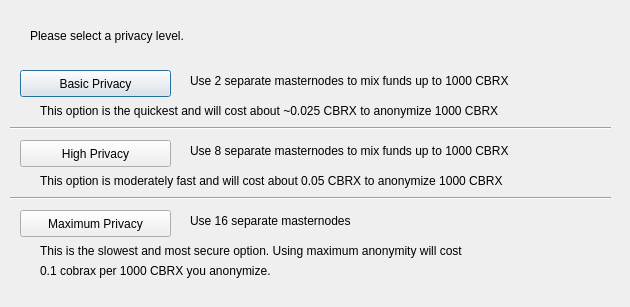
<?xml version="1.0" encoding="UTF-8"?>
<ui version="4.0">
 <class>DarksendConfig</class>
 <widget class="QDialog" name="DarksendConfig">
  <property name="geometry">
   <rect>
    <x>0</x>
    <y>0</y>
    <width>630</width>
    <height>307</height>
   </rect>
  </property>
  <property name="windowTitle">
   <string>Configure Darksend</string>
  </property>
  <widget class="QPushButton" name="buttonBasic">
   <property name="geometry">
    <rect>
     <x>20</x>
     <y>70</y>
     <width>151</width>
     <height>27</height>
    </rect>
   </property>
   <property name="text">
    <string>Basic Privacy</string>
   </property>
  </widget>
  <widget class="QPushButton" name="buttonHigh">
   <property name="geometry">
    <rect>
     <x>20</x>
     <y>140</y>
     <width>151</width>
     <height>27</height>
    </rect>
   </property>
   <property name="text">
    <string>High Privacy</string>
   </property>
  </widget>
  <widget class="QPushButton" name="buttonMax">
   <property name="geometry">
    <rect>
     <x>20</x>
     <y>210</y>
     <width>151</width>
     <height>27</height>
    </rect>
   </property>
   <property name="text">
    <string>Maximum Privacy</string>
   </property>
  </widget>
  <widget class="QLabel" name="label">
   <property name="geometry">
    <rect>
     <x>30</x>
     <y>20</y>
     <width>571</width>
     <height>31</height>
    </rect>
   </property>
   <property name="text">
    <string>Please select a privacy level.</string>
   </property>
  </widget>
  <widget class="QLabel" name="label_2">
   <property name="geometry">
    <rect>
     <x>190</x>
     <y>70</y>
     <width>421</width>
     <height>21</height>
    </rect>
   </property>
   <property name="text">
    <string>Use 2 separate masternodes to mix funds up to 1000 CBRX</string>
   </property>
  </widget>
  <widget class="QLabel" name="label_3">
   <property name="geometry">
    <rect>
     <x>190</x>
     <y>140</y>
     <width>411</width>
     <height>21</height>
    </rect>
   </property>
   <property name="text">
    <string>Use 8 separate masternodes to mix funds up to 1000 CBRX</string>
   </property>
  </widget>
  <widget class="QLabel" name="label_4">
   <property name="geometry">
    <rect>
     <x>190</x>
     <y>210</y>
     <width>421</width>
     <height>21</height>
    </rect>
   </property>
   <property name="text">
    <string>Use 16 separate masternodes</string>
   </property>
  </widget>
  <widget class="QLabel" name="label_6">
   <property name="geometry">
    <rect>
     <x>40</x>
     <y>100</y>
     <width>561</width>
     <height>21</height>
    </rect>
   </property>
   <property name="text">
    <string>This option is the quickest and will cost about ~0.025 CBRX to anonymize 1000 CBRX</string>
   </property>
  </widget>
  <widget class="QLabel" name="label_7">
   <property name="geometry">
    <rect>
     <x>40</x>
     <y>170</y>
     <width>561</width>
     <height>21</height>
    </rect>
   </property>
   <property name="text">
    <string>This option is moderately fast and will cost about 0.05 CBRX to anonymize 1000 CBRX</string>
   </property>
  </widget>
  <widget class="QLabel" name="label_8">
   <property name="geometry">
    <rect>
     <x>40</x>
     <y>240</y>
     <width>561</width>
     <height>21</height>
    </rect>
   </property>
   <property name="text">
    <string>This is the slowest and most secure option. Using maximum anonymity will cost</string>
   </property>
  </widget>
  <widget class="QLabel" name="label_9">
   <property name="geometry">
    <rect>
     <x>40</x>
     <y>260</y>
     <width>561</width>
     <height>21</height>
    </rect>
   </property>
   <property name="text">
    <string>0.1 cobrax per 1000 CBRX you anonymize.</string>
   </property>
  </widget>
  <widget class="Line" name="line">
   <property name="geometry">
    <rect>
     <x>10</x>
     <y>120</y>
     <width>601</width>
     <height>16</height>
    </rect>
   </property>
   <property name="orientation">
    <enum>Qt::Horizontal</enum>
   </property>
  </widget>
  <widget class="Line" name="line_2">
   <property name="geometry">
    <rect>
     <x>10</x>
     <y>190</y>
     <width>601</width>
     <height>16</height>
    </rect>
   </property>
   <property name="orientation">
    <enum>Qt::Horizontal</enum>
   </property>
  </widget>
 </widget>
 <resources/>
 <connections/>
</ui>
